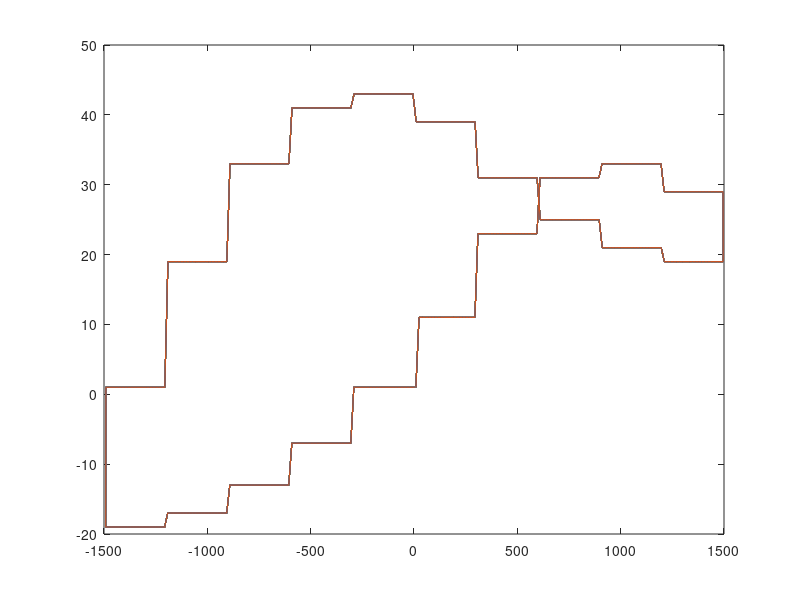

This figure's MATLAB source:
clearvars
% ----Initial Values----
M = 10;
COP = 7;                                                                    %Crossover Point

load Serie1.mat
v = V_S1_1500V_05Hz;
dis = D1_S1_1500V_05Hz;

N = size(v, 1);
R = zeros(N,M+1,M+1);
y = zeros(N);

a = 1;
b = -1;

%----Alpha Beta Initialization
alphabeta = linspace(min(v), max(v), M+1);

%----CW Relay Initial Loop----
R(1,:,:) = 0;
for t = 2:N
    for i = 1:M
        for j = i+1:M+1
            if v(t) <= alphabeta(i)
                R(t,i,j) = a;
            elseif v(t) >= alphabeta(j)
                R(t,i,j) = b; 
            else 
                R(t,i,j) = R(t-1,i,j);
            end
        end
    end
end

%----CW Relay Completion Loop----
R(1,:,:) = R(end,:,:);
for t = 2:N
    for i = 1:M
        for j = i+1:M+1
            if v(t) <= alphabeta(i)
                R(t,i,j) = a;
            elseif v(t) >= alphabeta(j)
                R(t,i,j) = b; 
            else 
                R(t,i,j) = R(t-1,i,j);
            end
        end
    end
end

for i = 1:M
    for j = i+1:M+1
        if i >= COP
            y = y + R(:,i,j);
        elseif j <= COP
            y = y - R(:,i,j);
        elseif COP - i > j - COP
            y = y - R(:,i,j);
        elseif COP - i < j - COP
            y = y + R(:,i,j);
        else
            y = y;
        end
    end
end

plot(v, y)
            




